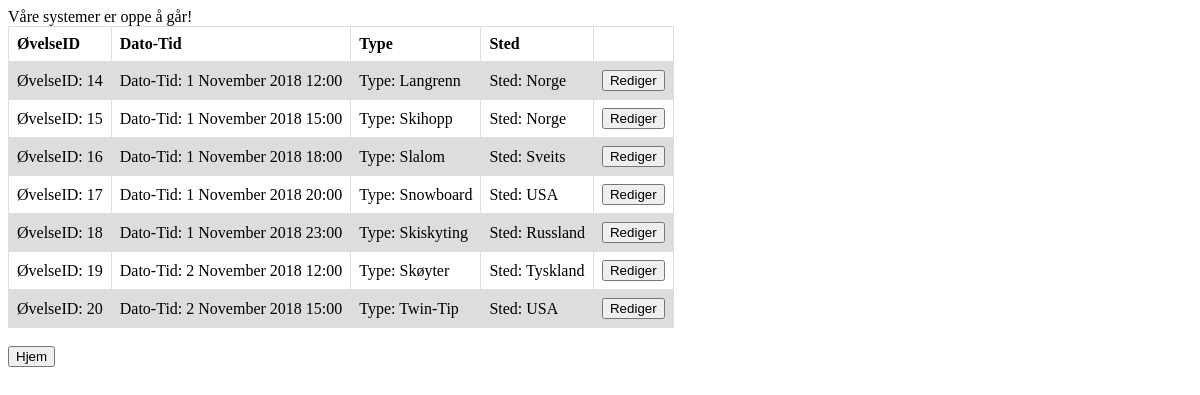
The app's page /admin.php with its own data.
### Hondterer.php (called while the page is built, shortened)
<?php
class Hondterer{
    public $conn;
    public function tilkobligTest(){
        $this->conn = mysqli_connect("localhost", "root", "", "nummer1");
        if (!$this->conn) {
            die("Connection failed: " . mysqli_connect_error());
        }else {
            mysqli_set_charset($this->conn, "utf8");
        }
    }
    public function getConn(){
        return $this->conn;
    }
}

### admin.php (the view, shortened to what this page needs)
<head>
    <link rel="stylesheet" href="design.css" type="text/css">
</head>
<?php
include ('Hondterer.php');
$h3 = new Hondterer();
$h3->tilkobligTest();
$sql = "SELECT * FROM øvelse;";
$resultat = mysqli_query($h3->getConn(),$sql);
echo ' <table>
 <tr>
    <th>ØvelseID</th>
    <th>Dato-Tid</th>
    <th>Type</th>
    <th>Sted</th>
    <th></th>
 </tr>';
while($row = mysqli_fetch_assoc($resultat)) {
    echo '<tr>';
    foreach ($row as $kolonnenavn => $kolonneverdi) {
        echo "<td>$kolonnenavn: $kolonneverdi</td>";
    }
    echo '<td><a href="redigerOvelse.php?id='.$row["ØvelseID"].'"><button value="Rediger" name="Rediger">Rediger</button></a></td> ';
    echo '</tr>';
}
echo '</table>';
?>
<br/><a href="index.php"><button name="Hjem" value="Hjem">Hjem</button></a>

### design.css (style rules this page uses)
table { border-collapse: collapse; }
td, th { border: 1px solid #dddddd; text-align: left; padding: 8px; }
tr:nth-child(even) { background-color: #dddddd; }

### records on screen
øvelse: kolonnenavn "ØvelseID", ØvelseID "14", kolonnenavn "Dato-Tid", value "1 November 2018 12:00", kolonnenavn "Type", Type "Langrenn", kolonnenavn "Sted", Sted "Norge"
øvelse: kolonnenavn "ØvelseID", ØvelseID "15", kolonnenavn "Dato-Tid", value "1 November 2018 15:00", kolonnenavn "Type", Type "Skihopp", kolonnenavn "Sted", Sted "Norge"
øvelse: kolonnenavn "ØvelseID", ØvelseID "16", kolonnenavn "Dato-Tid", value "1 November 2018 18:00", kolonnenavn "Type", Type "Slalom", kolonnenavn "Sted", Sted "Sveits"
øvelse: kolonnenavn "ØvelseID", ØvelseID "17", kolonnenavn "Dato-Tid", value "1 November 2018 20:00", kolonnenavn "Type", Type "Snowboard", kolonnenavn "Sted", Sted "USA"
øvelse: kolonnenavn "ØvelseID", ØvelseID "18", kolonnenavn "Dato-Tid", value "1 November 2018 23:00", kolonnenavn "Type", Type "Skiskyting", kolonnenavn "Sted", Sted "Russland"
øvelse: kolonnenavn "ØvelseID", ØvelseID "19", kolonnenavn "Dato-Tid", value "2 November 2018 12:00", kolonnenavn "Type", Type "Skøyter", kolonnenavn "Sted", Sted "Tyskland"
øvelse: kolonnenavn "ØvelseID", ØvelseID "20", kolonnenavn "Dato-Tid", value "2 November 2018 15:00", kolonnenavn "Type", Type "Twin-Tip", kolonnenavn "Sted", Sted "USA"
